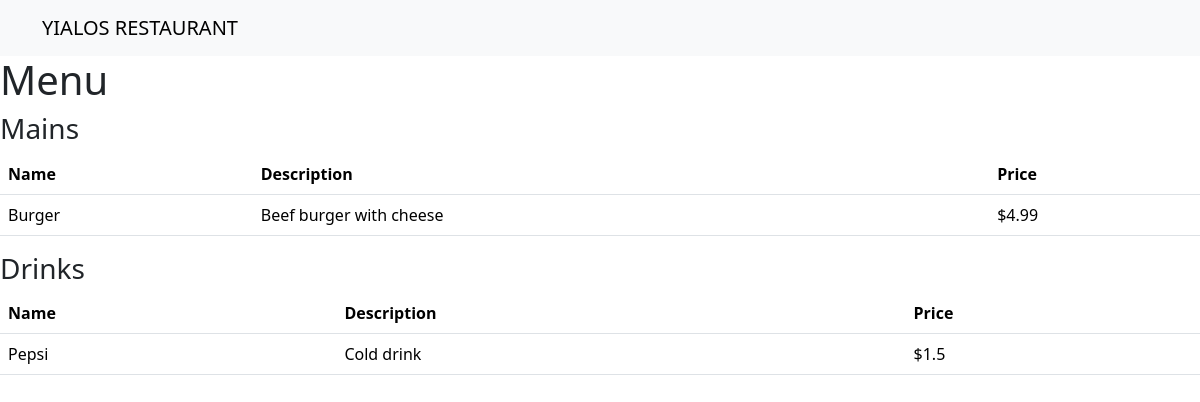
Before: /menu with the older database file.
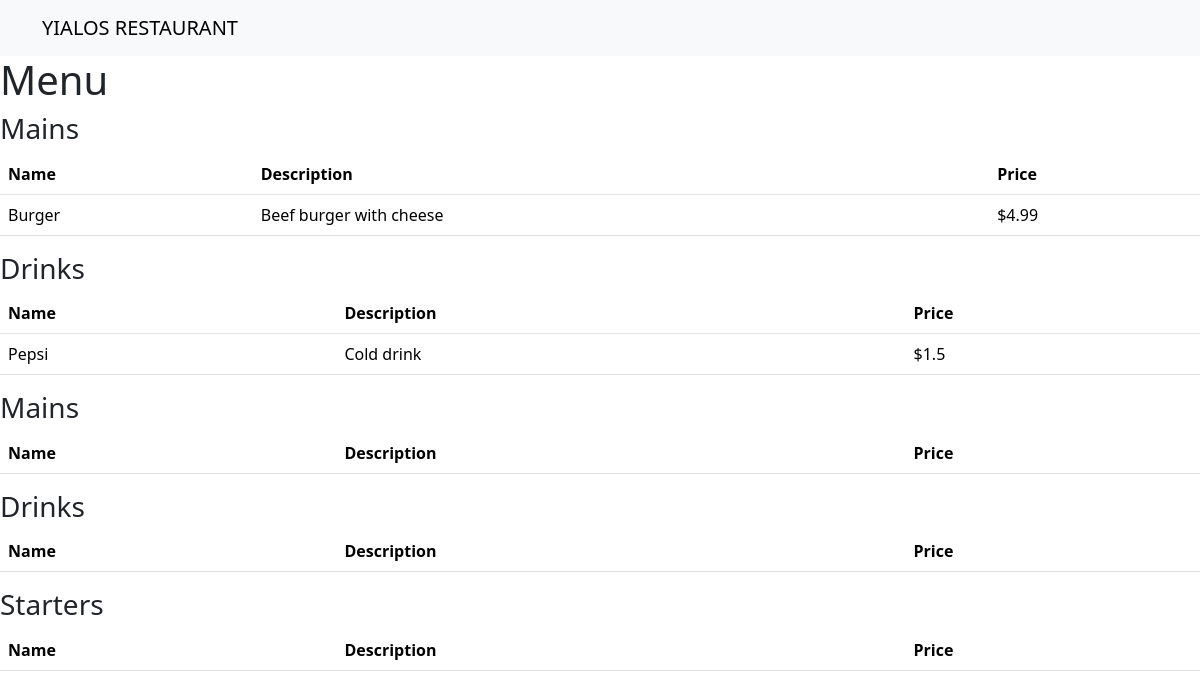
After: the same page with the newer database file.
### tables this page shows
CREATE TABLE category(id integer primary key autoincrement, name varchar not null);

CREATE TABLE menu_item(
    id INTEGER PRIMARY KEY AUTOINCREMENT,
    name VARCHAR NOT NULL,
    description TEXT,
    price DECIMAL,
    is_available BOOLEAN,
    category_id INTEGER, image_path VARCHAR,
    FOREIGN KEY (category_id) REFERENCES category(id)
);

### app.py (the view)
@app.route('/menu')
def menu():
        items = get_menu_item()
        categories = get_category()
        return render_template('menu.html', items=items,categories=categories, error="No menu items found" if not items else None)

### database.py (called while the page is built)
def get_category():
    conn = get_connection()
    cursor = conn.cursor()
    cursor.execute('select * from category')
    categories = cursor.fetchall()
    conn.close()
    return categories

def get_connection():
    conn = sqlite3.connect('db.sqlite3')
    conn.row_factory = sqlite3.Row
    return conn

def get_menu_item():
    conn = get_connection()
    cursor = conn.cursor()
    cursor.execute('select * from menu_item')
    items = cursor.fetchall()
    conn.close()
    return items

### templates/menu.html (shortened to what this page needs)
{%extends "layout.html"%}
{% block content %}
<h1>Menu</h1>
{% for cat in categories %}
<h3>{{ cat['name'] }}</h3>
<table class="table">
    <thead>
        <tr>
            <th>Name</th>
            <th>Description</th>
            <th>Price</th>
        </tr>
    </thead>
    <tbody>
        {% for item in items %}
        {%if item['category_id'] == cat['id']%}
        <tr>
            <td>{{ item.name }}</td>
            <td>{{ item.description }}</td>
            <td>${{ item.price }}</td>
        </tr>
        {%endif%}
    </tbody>
    {% endfor %}
</table>
{% endfor %}
{% endblock %}

### templates/layout.html (shortened to what this page needs)
<!DOCTYPE html>
<html lang="en">
<head>
    <link href="https://cdn.jsdelivr.net/npm/bootstrap@5.3.2/dist/css/bootstrap.min.css" rel="stylesheet">
</head>
<body>
    <nav class="navbar navbar-expand-lg navbar-light bg-light">
        <div class="container">
            <a class="navbar-brand" href="/">YIALOS RESTAURANT</a>
        </div>
    </nav>
    {% block content %}{% endblock %}
</body>
</html>

Changed rows visible on the page:
added category: name "Mains"
added category: name "Drinks"
added category: name "Starters"
